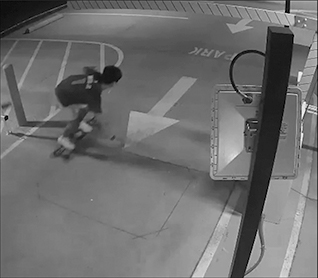
#> input picture Design Set 3/frame_difference_original_1_small.jpg, 318 x 278 px
$ python hybrid_frame_difference_perm.py
#> lines starting #> are read from the running program, lines starting #| are printed output that depends on the picture; after the words box and inside, x2 and y2 are one past the last pixel; in counts of white or black regions, pixels touching at a corner belong together
import numpy as np
from PIL import Image

stoch_bits = 3
stoch = int(2**stoch_bits)
MAX_STATES = 16

# frame difference threshold parameters
thres = 40


def fsm_tanh(current_state, x):
    if x == 1 and current_state != MAX_STATES - 1:
        current_state = current_state + 1
    elif x == 0 and current_state != 0:
        current_state = current_state - 1

    if current_state < MAX_STATES // 2:
        return current_state, 0
    else:
        return current_state, 1


def fsm_tanh_init(ts):
    current_state = np.random.randint(0, MAX_STATES)
    for init_idx in range(MAX_STATES * 8):
        current_state, y = fsm_tanh(current_state, ts[init_idx % ts.size])
    return current_state


def maj(ts):
    outputs = np.zeros(32)
    for i in range(32):
        sum = 0
        for j in range(32):
            sum = sum + ts[i + j * 32]
        outputs[i] = 1 if sum > 15 else 0
    return np.sum(outputs)


def load_image(infilename):
#> called with infilename = 'frame_difference_original_1_small.jpg'
    img = Image.open(infilename)
#> img is the input picture: PIL image 318x278 RGB; min 0, max 255, mean 110.6
    img.load()
    # note signed integer
    return np.asarray(img, dtype="int32")


def save_image(data, outfilename):
    img = Image.fromarray(np.asarray(np.clip(data, 0, 255), dtype="uint8"), "L")
    img.save(outfilename)


def frame_diff(f1, f2):
    diff = abs(f1 - f2)
    return 15 if diff > 2 else 0


if __name__ == '__main__':
    np.set_printoptions(threshold=np.inf)

    infilename_1 = 'frame_difference_original_1_small.jpg'
    infilename_2 = 'frame_difference_original_2_small.jpg'
    # infilename_1 = '1_1.png'
    # infilename_2 = '2_2.png'
    outfilename = 'perm_FD_S3_' + str(stoch_bits) + '_stochastic_bits.jpg'

    image_1 = load_image(infilename_1)
    image_1 = image_1[..., 0]
    image_1_conv = (image_1 // stoch)
    image_1_stoch = image_1 % stoch
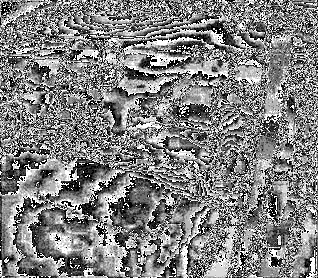
#> image_1_stoch: shape (278, 318) int32; min 0, max 7, mean 3.57; drawn with min black and max white

    image_2 = load_image(infilename_2)
#> call 2 of load_image, with infilename = 'frame_difference_original_2_small.jpg'
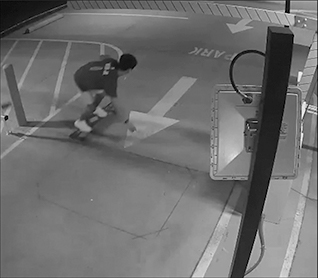
#> input picture Design Set 3/frame_difference_original_2_small.jpg, 318 x 278 px
#> in load_image, img is the input picture: PIL image 318x278 RGB; min 0, max 255, mean 111
    image_2 = image_2[..., 0]
    image_2_conv = (image_2 // stoch)
    image_2_stoch = image_2 % stoch
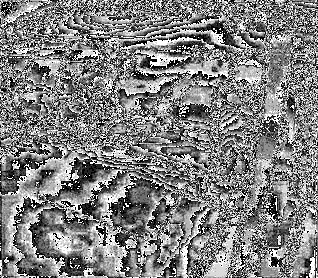
#> image_2_stoch: shape (278, 318) int32; min 0, max 7, mean 3.56; drawn with min black and max white

    # conventional part
    output_image_conv = np.zeros(image_1.shape)

    for i in range(output_image_conv.shape[0]):
        for j in range(output_image_conv.shape[1]):
            output_image_conv[i, j] = frame_diff(image_1_conv[i, j], image_2_conv[i, j])
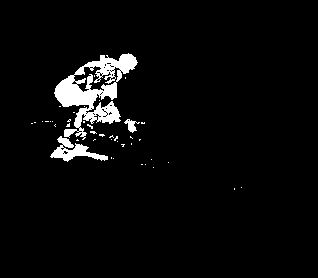
#> output_image_conv: shape (278, 318) float64; values 0 (black) and 15 (white), 4.1% white; 42 white regions (39 under 20 px), largest, box (x1, y1, x2, y2) and area: (54, 53, 138, 140) 2776, (50, 136, 108, 162) 571, (124, 119, 140, 133) 99

    # stochastic part
    Is = np.zeros((*image_1.shape, 256), dtype='uint8')
    for i in range(Is.shape[0]):
        for j in range(Is.shape[1]):
            Is[i, j] = np.random.permutation(256)

    Is_1 = (Is < (image_1_stoch[..., np.newaxis] * 16))
    # Is_1 = Is_1.astype(np.uint8)
    Is_2 = (Is < (image_2_stoch[..., np.newaxis] * 16))
    # Is_2 = Is_2.astype(np.uint8)

    # Initialize output array
    output_image_stoch = np.zeros(Is.shape, dtype='uint8')

    # Generate SNs for select lines
    Ss = np.zeros((*image_1.shape, 256), dtype='uint8')
    for i in range(Ss.shape[0]):
        for j in range(Ss.shape[1]):
            Ss[i, j] = np.random.permutation(256)
    Ss = (Ss < 128)

    Xs = np.logical_xor(Is_1, Is_2)

    # Generate SNs for threshold
    Ths = np.zeros(Xs.shape, dtype='uint8')
    for i in range(Ths.shape[0]):
        for j in range(Ths.shape[1]):
            Ths[i, j] = np.random.permutation(256)
    Ths = (Ths < 128)

    Ys = Ss * Xs + (1 - Ss) * (1 - Ths)

    # current_state = fsm_tanh_init(Ys[0, 0])

    for i in range(Ys.shape[0]):
        for j in range(Ys.shape[1]):
            current_state = fsm_tanh_init(Ys[i, j])
            for r_idx in range(Ys.shape[2]):
#> (the run stopped early here; a loop or call above may not have finished)
